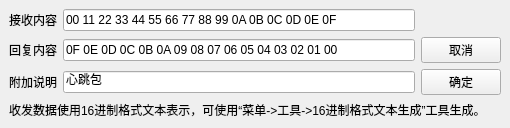
<?xml version="1.0" encoding="UTF-8"?>
<ui version="4.0">
 <class>SAKAutoResponseItem</class>
 <widget class="QWidget" name="SAKAutoResponseItem">
  <property name="geometry">
   <rect>
    <x>0</x>
    <y>0</y>
    <width>510</width>
    <height>114</height>
   </rect>
  </property>
  <property name="windowTitle">
   <string>添加自动回复设置</string>
  </property>
  <layout class="QGridLayout" name="gridLayout">
   <property name="leftMargin">
    <number>9</number>
   </property>
   <property name="topMargin">
    <number>9</number>
   </property>
   <property name="rightMargin">
    <number>9</number>
   </property>
   <property name="bottomMargin">
    <number>9</number>
   </property>
   <item row="3" column="0" colspan="3">
    <widget class="QLabel" name="labelInfo">
     <property name="text">
      <string>收发数据使用16进制格式文本表示，可使用“菜单-&gt;工具-&gt;16进制格式文本生成”工具生成。</string>
     </property>
    </widget>
   </item>
   <item row="0" column="1">
    <widget class="QLineEdit" name="lineEditReceiveData">
     <property name="text">
      <string>00 11 22 33 44 55 66 77 88 99 0A 0B 0C 0D 0E 0F</string>
     </property>
    </widget>
   </item>
   <item row="1" column="1">
    <widget class="QLineEdit" name="lineEditSendData">
     <property name="text">
      <string>0F 0E 0D 0C 0B 0A 09 08 07 06 05 04 03 02 01 00</string>
     </property>
    </widget>
   </item>
   <item row="0" column="0">
    <widget class="QLabel" name="label">
     <property name="text">
      <string>接收内容</string>
     </property>
    </widget>
   </item>
   <item row="1" column="0">
    <widget class="QLabel" name="label_2">
     <property name="text">
      <string>回复内容</string>
     </property>
    </widget>
   </item>
   <item row="2" column="0">
    <widget class="QLabel" name="label_3">
     <property name="text">
      <string>附加说明</string>
     </property>
    </widget>
   </item>
   <item row="2" column="1">
    <widget class="QLineEdit" name="lineEditDescription">
     <property name="text">
      <string>心跳包</string>
     </property>
    </widget>
   </item>
   <item row="2" column="2">
    <widget class="QPushButton" name="pushButtonApply">
     <property name="text">
      <string>确定</string>
     </property>
    </widget>
   </item>
   <item row="1" column="2">
    <widget class="QPushButton" name="pushButtonCancle">
     <property name="text">
      <string>取消</string>
     </property>
    </widget>
   </item>
  </layout>
 </widget>
 <resources/>
 <connections/>
</ui>
